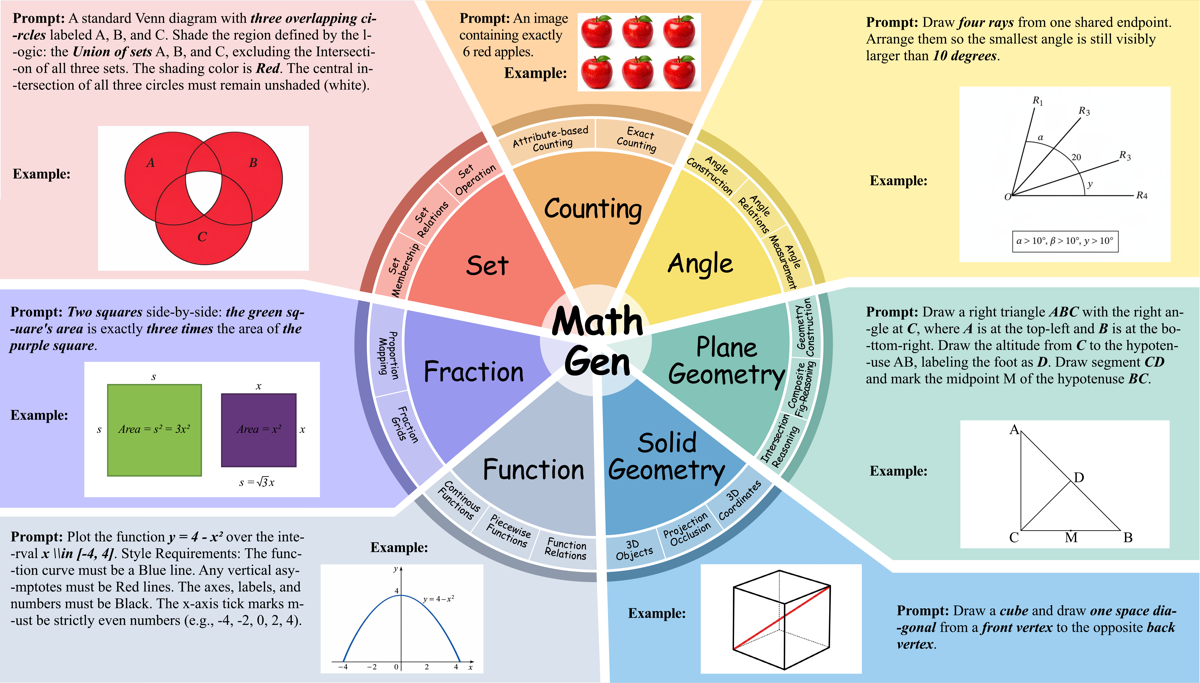
#> input picture assets/7domains.png, 1200 x 683 px
$ python -i function_3.py   (imports and definitions only)
#> lines starting #> are read from the running program, lines starting #| are printed output that depends on the picture; after the words box and inside, x2 and y2 are one past the last pixel; in counts of white or black regions, pixels touching at a corner belong together
### data/evaluate_script/function/function_common.py
"""
Shared constraint checking utilities for MathGen-Bench function evaluators.
Contains common OpenCV-based detection routines used across function_*.py scripts.
"""
import cv2
import numpy as np
import os
import re

# =========================
# Basic color and axis detection
# =========================

# [5 lines left out: function extract_color_mask, not called in this run]


def extract_blue_mask(img_hsv):
    """Extract blue pixels (hue 100-130)."""
    return extract_color_mask(img_hsv, (100, 130))


# [17 lines left out: functions extract_red_mask, detect_axes, not called in this run]


# =========================
# Arrow direction detection (global single-headed-axis constraint)
# =========================

def check_single_headed_arrows(img_gray, x_axis_y, y_axis_x):
    """
    Check that coordinate axes use single-headed arrows (positive direction only).
    Double-headed arrows (arrows at both ends) = FAIL.

    Approach:
    1. Find where the x-axis line actually ends on left and right.
    2. Find where the y-axis line actually ends on top and bottom.
    3. At each endpoint, look at a region CENTERED on the endpoint.
       Count dark pixels in the perpendicular direction to the axis.
    4. An arrowhead will have significantly more dark pixels spreading
       perpendicular to the axis compared to the regular axis line width.
    5. We compare the perpendicular spread at the endpoint versus at a
       reference point safely in the middle of the axis (far from intersection).
    """
    h, w = img_gray.shape[:2]
    _, binary = cv2.threshold(img_gray, 80, 255, cv2.THRESH_BINARY_INV)

    x_ay = int(x_axis_y)
    y_ax = int(y_axis_x)

    # Scale detection window parameters by image size so the algorithm works
    # consistently across different resolutions (e.g. 1024px vs 2816px wide).
    # Use short-side as the reference dimension normalised to 768px baseline.
    _scale = min(h, w) / 768.0
    _half_spread = max(25, int(25 * _scale))
    _along_width = max(15, int(15 * _scale))
    _min_ref_spread = max(30, int(30 * _scale * _scale))   # scales with area
    _min_abs_spread = max(80, int(80 * _scale * _scale))

    # ---- Find actual endpoints of x-axis ----
    # Scan along the x-axis row with a thin strip
    strip_half = max(4, int(4 * _scale))
    x_strip = binary[max(0, x_ay - strip_half):min(h, x_ay + strip_half), :]
    col_has_axis = np.any(x_strip > 0, axis=0)
    axis_cols = np.where(col_has_axis)[0]

    if len(axis_cols) < 20:
        return {"is_single_headed": True, "detail": "x_axis_not_detected"}

    x_left_end = int(axis_cols[0])
    x_right_end = int(axis_cols[-1])

    # ---- Find actual endpoints of y-axis ----
    y_strip = binary[:, max(0, y_ax - strip_half):min(w, y_ax + strip_half)]
    row_has_axis = np.any(y_strip > 0, axis=1)
    axis_rows = np.where(row_has_axis)[0]

    if len(axis_rows) < 20:
        return {"is_single_headed": True, "detail": "y_axis_not_detected"}

    y_top_end = int(axis_rows[0])
    y_bot_end = int(axis_rows[-1])

    # ---- Measure arrowhead presence at each endpoint ----
    # For x-axis endpoints: check dark pixel spread VERTICALLY (perpendicular to x-axis)
    # For y-axis endpoints: check dark pixel spread HORIZONTALLY (perpendicular to y-axis)

    # [28 lines left out: functions _count_perpendicular_spread_x, _count_perpendicular_spread_y, not called in this run]

    # Measure at endpoints
    x_left_spread = _count_perpendicular_spread_x(x_left_end + 5)
    x_right_spread = _count_perpendicular_spread_x(x_right_end - 5)

    y_top_spread = _count_perpendicular_spread_y(y_top_end + 5)
    y_bot_spread = _count_perpendicular_spread_y(y_bot_end - 5)

    # Measure at reference points (25% and 75% along each axis, away from intersection)
    # For x-axis reference, pick a point between left end and y_axis, or between y_axis and right end
    x_ref_col = x_left_end + (y_ax - x_left_end) // 2  # midpoint on left half
    if x_ref_col <= x_left_end + 30:
        x_ref_col = y_ax + (x_right_end - y_ax) // 2  # use right half instead
    x_ref_spread = _count_perpendicular_spread_x(int(x_ref_col))

    y_ref_row = y_top_end + (x_ay - y_top_end) // 2  # midpoint on top half
    if y_ref_row <= y_top_end + 30:
        y_ref_row = x_ay + (y_bot_end - x_ay) // 2
    y_ref_spread = _count_perpendicular_spread_y(int(y_ref_row))

    # Arrowhead detection: endpoint spread should be significantly more than reference
    # An arrowhead typically has 1.5-4x the dark pixels of a plain axis line
    arrow_ratio_threshold = 1.4

    x_left_ratio = x_left_spread / max(1, x_ref_spread)
    x_right_ratio = x_right_spread / max(1, x_ref_spread)
    y_top_ratio = y_top_spread / max(1, y_ref_spread)
    y_bot_ratio = y_bot_spread / max(1, y_ref_spread)

    x_has_left_arrow = x_left_ratio > arrow_ratio_threshold
    x_has_right_arrow = x_right_ratio > arrow_ratio_threshold
    y_has_top_arrow = y_top_ratio > arrow_ratio_threshold
    y_has_bottom_arrow = y_bot_ratio > arrow_ratio_threshold

    # Reliability guard: if reference spread is very low, ratio is unreliable.
    # Also require a minimum absolute spread to declare an arrowhead.
    # Thresholds are scaled to image resolution.
    min_ref_spread = _min_ref_spread
    min_abs_spread = _min_abs_spread

    if x_ref_spread < min_ref_spread or x_left_spread < min_abs_spread:
        x_has_left_arrow = False
    if x_ref_spread < min_ref_spread or x_right_spread < min_abs_spread:
        x_has_right_arrow = False
    if y_ref_spread < min_ref_spread or y_top_spread < min_abs_spread:
        y_has_top_arrow = False
    if y_ref_spread < min_ref_spread or y_bot_spread < min_abs_spread:
        y_has_bottom_arrow = False

    # If x-axis doesn't extend much past the y-axis to the left,
    # skip left arrow check (e.g. domain [0,8] has no negative x-axis).
    x_left_extent = y_ax - x_left_end
    if x_left_extent < 40:  # axis barely extends left of origin
        x_has_left_arrow = False

    # Similarly if y-axis doesn't extend much below x-axis
    y_bot_extent = y_bot_end - x_ay
    if y_bot_extent < 40:
        y_has_bottom_arrow = False

    # Single-headed: negative ends (left, bottom) should NOT have arrowheads
    x_axis_ok = not x_has_left_arrow
    y_axis_ok = not y_has_bottom_arrow

    is_single_headed = x_axis_ok and y_axis_ok

    return {
        "is_single_headed": bool(is_single_headed),
        "x_left_spread": x_left_spread,
        "x_right_spread": x_right_spread,
        "x_ref_spread": x_ref_spread,
        "y_top_spread": y_top_spread,
        "y_bot_spread": y_bot_spread,
        "y_ref_spread": y_ref_spread,
        "x_left_ratio": round(x_left_ratio, 2),
        "x_right_ratio": round(x_right_ratio, 2),
        "y_top_ratio": round(y_top_ratio, 2),
        "y_bot_ratio": round(y_bot_ratio, 2),
        "x_has_left_arrow": bool(x_has_left_arrow),
        "y_has_bottom_arrow": bool(y_has_bottom_arrow),
    }


# =========================
# Tick spacing estimation
# =========================

# [640 lines left out: functions estimate_tick_spacing, check_vertical_line_test, _find_axis_endpoints, ocr_axis_labels, _ocr_tick_labels, _ocr_origin_label and 5 more, not called in this run]

### data/evaluate_script/function/function_3.py
#!/usr/bin/env python3
from __future__ import annotations
import argparse
import contextlib
import io
import json
import math
import os
import re
import sys
from collections import defaultdict
from pathlib import Path
from typing import Any, Dict, Iterable, List, Optional, Sequence, Tuple
import cv2
import numpy as np
try:
    import pytesseract
except Exception:
    pytesseract = None
sys.path.insert(0, str(Path(__file__).resolve().parent))
sys.path.insert(0, str(Path(__file__).resolve().parents[1]))
from evaluator_utils import print_report
import function_common
from function_common import *
# [1 line not run here, left out]
PROMPT_ID = 3
sys.path.insert(0, os.path.dirname(__file__))
DEBUG = False
DEBUG_DIR = 'debug_id6'
BLUE_H_LO, BLUE_H_HI = (100, 130)
OCR_CONF_THRESH = 15.0

def ensure_debug(img, name):
    if DEBUG:
        os.makedirs(DEBUG_DIR, exist_ok=True)
        cv2.imwrite(os.path.join(DEBUG_DIR, name), img)

def extract_color_mask(img_hsv, h_range):
    lower = np.array([h_range[0], 50, 50])
    upper = np.array([h_range[1], 255, 255])
    return cv2.inRange(img_hsv, lower, upper)

def extract_red_mask(img_hsv):
    """Red wraps around the HSV hue range, so combine both red intervals."""
    mask_lo = extract_color_mask(img_hsv, (0, 10))
    mask_hi = extract_color_mask(img_hsv, (170, 180))
    return cv2.bitwise_or(mask_lo, mask_hi)

def count_axis_tick_positions(img_gray, x_axis_y, y_axis_x, axis='x'):
    """Count visible black tick marks, ignoring the origin and arrow endpoints."""
    h, w = img_gray.shape[:2]
    _, binary = cv2.threshold(img_gray, 80, 255, cv2.THRESH_BINARY_INV)
    x_ay = int(round(x_axis_y))
    y_ax = int(round(y_axis_x))
    if axis == 'x':
        strip = binary[max(0, x_ay - 15):min(h, x_ay + 15), :]
        sums = np.sum(strip > 0, axis=0)
        idx = np.where(sums > np.median(sums) + 3)[0]
        if len(idx) == 0:
            return 0
        groups = np.split(idx, np.where(np.diff(idx) > 8)[0] + 1)
        positions = [int(np.mean(g)) for g in groups if len(g) > 0]
        positions = [p for p in positions if abs(p - y_ax) > 18 and 40 < p < w - 40]
    else:
        strip = binary[:, max(0, y_ax - 15):min(w, y_ax + 15)]
        sums = np.sum(strip > 0, axis=1)
        idx = np.where(sums > np.median(sums) + 3)[0]
        if len(idx) == 0:
            return 0
        groups = np.split(idx, np.where(np.diff(idx) > 8)[0] + 1)
        positions = [int(np.mean(g)) for g in groups if len(g) > 0]
        positions = [p for p in positions if abs(p - x_ay) > 18 and 40 < p < h - 40]
    return len(positions)

def detect_axes(img_gray):
    _, binary = cv2.threshold(img_gray, 50, 255, cv2.THRESH_BINARY_INV)
    horizontal_kernel = cv2.getStructuringElement(cv2.MORPH_RECT, (50, 1))
    vertical_kernel = cv2.getStructuringElement(cv2.MORPH_RECT, (1, 50))
    h_lines = cv2.morphologyEx(binary, cv2.MORPH_OPEN, horizontal_kernel)
    v_lines = cv2.morphologyEx(binary, cv2.MORPH_OPEN, vertical_kernel)
    x_axis_y = np.argmax(np.sum(h_lines, axis=1))
    y_axis_x = np.argmax(np.sum(v_lines, axis=0))
    return (float(x_axis_y), float(y_axis_x))

def evaluate(image_path: str):
#> called with image_path = '../../../assets/7domains.png'
    img_bgr = cv2.imread(image_path)
#> img_bgr is the input picture: shape (683, 1200, 3); mean B, G, R 202.5, 206.5, 210.4
    if img_bgr is None:
        return {'passed': False, 'reason': 'Image not found'}
    h, w = img_bgr.shape[:2]
    img_hsv = cv2.cvtColor(img_bgr, cv2.COLOR_BGR2HSV)
    img_gray = cv2.cvtColor(img_bgr, cv2.COLOR_BGR2GRAY)
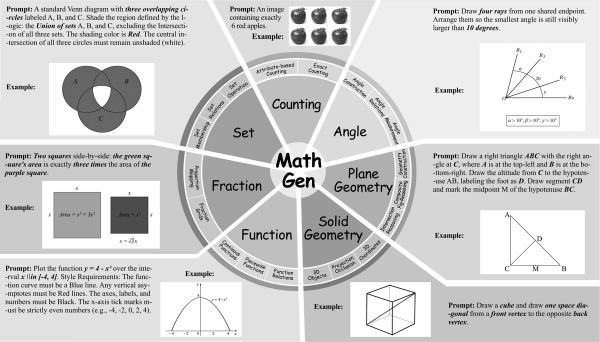
#> img_gray: shape (683, 1200) (shown at 1/2 size); min 0, max 255, mean 207.2
    x_ay, y_ax = detect_axes(img_gray)
#> in detect_axes, `v_lines = cv2.morphologyEx(binary, cv2.MORPH_OPEN, vertical_kernel)`:
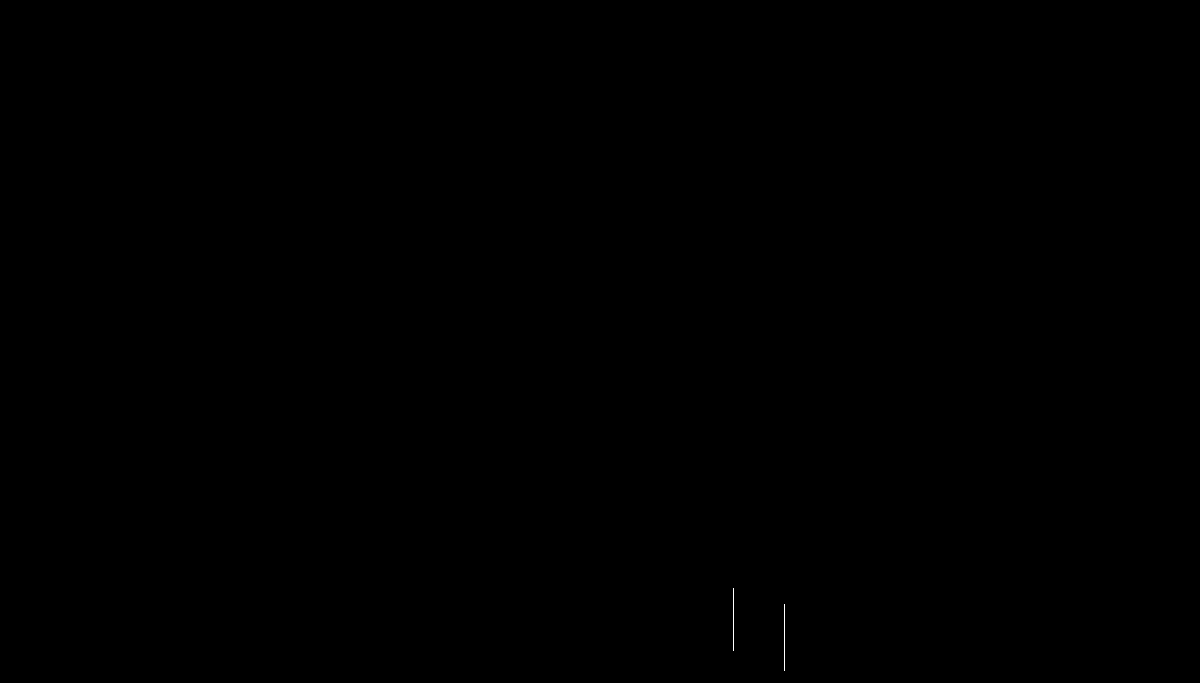
#> v_lines: shape (683, 1200); 0.02% white in thin lines or dots, all inside (x1, y1, x2, y2) = (733, 588, 785, 671)
#> in detect_axes, `x_axis_y = np.argmax(np.sum(h_lines, axis=1))`: x_axis_y = 0
#> in detect_axes, `y_axis_x = np.argmax(np.sum(v_lines, axis=0))`: y_axis_x = 784
#> x_ay = 0; y_ax = 784
    pixel_aspect = h / w if w > 0 else 1.0
    blue_mask = extract_color_mask(img_hsv, (BLUE_H_LO, BLUE_H_HI))
    ensure_debug(blue_mask, 'blue_mask.png')
    red_mask = extract_red_mask(img_hsv)
    red_pixel_count = np.sum(red_mask > 0)
#> red_pixel_count = 40821
    blue_pixels = np.column_stack(np.where(blue_mask > 0))
#> blue_pixels = 142681 pairs, first value 290 to 682, second value 0 to 1198
    criteria = {}
    arrow_info = check_single_headed_arrows(img_gray, x_ay, y_ax)
#> in check_single_headed_arrows, `_, binary = cv2.threshold(img_gray, 80, 255, cv2.THRESH_BINARY_INV)`:
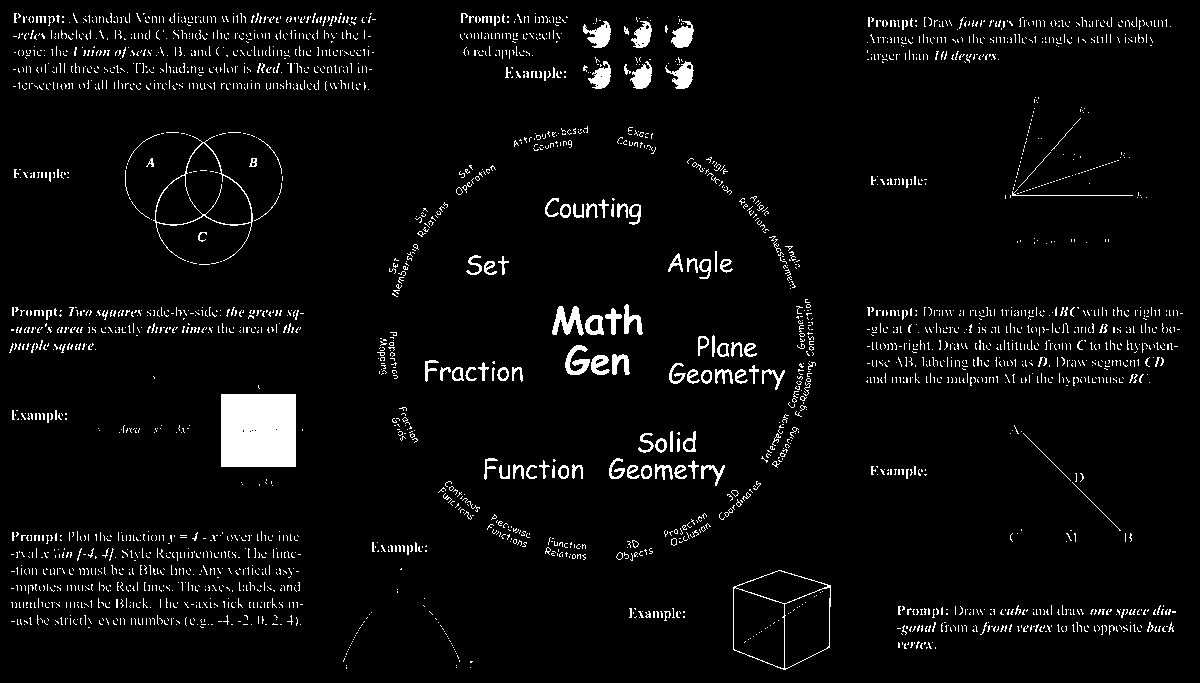
#> binary: shape (683, 1200); 4.2% white; 2910 white regions (2770 under 20 px), largest, box (x1, y1, x2, y2) and area: (221, 394, 296, 467) 5469, (153, 136, 253, 261) 605, (733, 570, 831, 670) 544
#> in check_single_headed_arrows, `x_ay = int(x_axis_y)`: x_ay = 0
#> in check_single_headed_arrows, `y_ax = int(y_axis_x)`: y_ax = 784
#> in check_single_headed_arrows, `axis_cols = np.where(col_has_axis)[0]`: axis_cols = empty array
#> arrow_info = {'is_single_headed': True, 'detail': 'x_axis_not_detected'}
    criteria['single_headed_arrows'] = arrow_info['is_single_headed']
    criteria['blue_curve_exists'] = len(blue_pixels) > 100
    criteria['no_red_hallucination'] = red_pixel_count < 50
    if len(blue_pixels) > 50:
        rel_x = blue_pixels[:, 1] - y_ax
        rel_y = x_ay - blue_pixels[:, 0]
        coeffs = np.polyfit(rel_x, rel_y, 1)
#> coeffs = [-0.28, -547.6]
        slope, intercept = (coeffs[0], coeffs[1])
#> slope = -0.28; intercept = -547.6
        y_pred = np.polyval(coeffs, rel_x)
        ss_res = np.sum((rel_y - y_pred) ** 2)
#> ss_res = 728389886.5
        ss_tot = np.sum((rel_y - np.mean(rel_y)) ** 2)
#> ss_tot = 2.08e+09
        r_squared = 1.0 - ss_res / ss_tot if ss_tot > 0 else 0.0
#> r_squared = 0.649
        pixel_aspect = h / w if w > 0 else 1.0
        slope_ratio = slope / max(pixel_aspect, 1e-06)
#> slope_ratio = -0.492
        criteria['positive_slope'] = slope > 0
        criteria['unit_slope_scale'] = 0.97 <= slope_ratio <= 1.03
        criteria['is_linear'] = r_squared > 0.95
        intercept_ratio = abs(intercept) / h if h > 0 else 999
#> intercept_ratio = 0.802
        criteria['passes_origin'] = intercept_ratio < 0.08
        left_count = np.sum(rel_x < 0)
#> left_count = 102077
        right_count = np.sum(rel_x > 0)
#> right_count = 40524
        total = left_count + right_count
#> total = 142601
        if total > 0:
            balance = min(left_count, right_count) / max(left_count, right_count)
#> balance = 0.397
            criteria['symmetric_distribution'] = balance > 0.3
        else:
            criteria['symmetric_distribution'] = False
    else:
        criteria['positive_slope'] = False
        criteria['unit_slope_scale'] = False
        criteria['is_linear'] = False
        criteria['passes_origin'] = False
        criteria['symmetric_distribution'] = False
        slope_ratio = None
    x_tick_count = count_axis_tick_positions(img_gray, x_ay, y_ax, axis='x')
#> in count_axis_tick_positions, `sums = np.sum(strip > 0, axis=0)`: sums = 1200 values, max 2 at index 14, min 0 at index 0, mean 0.0467
#> in count_axis_tick_positions, `idx = np.where(sums > np.median(sums) + 3)[0]`: idx = empty array
#> x_tick_count = 0
    y_tick_count = count_axis_tick_positions(img_gray, x_ay, y_ax, axis='y')
#> call 2 of count_axis_tick_positions, with x_axis_y = 0, y_axis_x = 784, axis = 'y'
#> in count_axis_tick_positions (call 2), `strip = binary[:, max(0, y_ax - 15):min(w, y_ax + 15)]`:
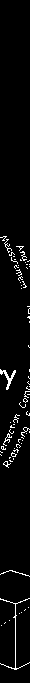
#> strip: shape (683, 30); 3.5% white in thin lines or dots, all inside (x1, y1, x2, y2) = (0, 236, 30, 670)
#> in count_axis_tick_positions (call 2), `sums = np.sum(strip > 0, axis=1)`: sums = 683 values, max 10 at index 246, min 0 at index 0, mean 1.06
#> in count_axis_tick_positions (call 2), `idx = np.where(sums > np.median(sums) + 3)[0]`: idx = 82 values from 236 to 668
#> in count_axis_tick_positions (call 2), `groups = np.split(idx, np.where(np.diff(idx) > 8)[0] + 1)`: groups = 7 items
#> in count_axis_tick_positions (call 2), `positions = [int(np.mean(g)) for g in groups if len(g) > 0]`: positions = [251, 381, 414, 443, 572, 601, 665]
#> in count_axis_tick_positions (call 2), `positions = [p for p in positions if abs(p - x_ay) > 18 and 40 < p < h..`: positions = [251, 381, 414, 443, 572, 601]
#> y_tick_count = 6
    criteria['reasonable_tick_density'] = x_tick_count <= 12 and y_tick_count <= 12
    if len(blue_pixels) > 0:
        x_min = np.min(blue_pixels[:, 1])
#> x_min = 0
        x_max = np.max(blue_pixels[:, 1])
#> x_max = 1198
        coverage = (x_max - x_min) / w if w > 0 else 0
#> coverage = 0.998
        criteria['domain_coverage'] = coverage > 0.6
    else:
        criteria['domain_coverage'] = False
    criteria = {k: bool(v) for k, v in criteria.items()}
#> criteria = 10 items
    passed = all(criteria.values())
#> passed = False
    return {'id': 6, 'passed': passed, 'criteria': criteria, 'meta': {'x_axis_y': x_ay, 'y_axis_x': y_ax, 'red_pixels': int(red_pixel_count), 'pixel_aspect': float(pixel_aspect), 'slope': float(slope) if len(blue_pixels) > 50 else None, 'slope_ratio': float(slope_ratio) if slope_ratio is not None else None, 'intercept': float(intercept) if len(blue_pixels) > 50 else None, 'r_squared': float(r_squared) if len(blue_pixels) > 50 else None, 'x_tick_count': x_tick_count, 'y_tick_count': y_tick_count, 'arrow_info': arrow_info}}

# [5 lines left out: function main, not called in this run]
# [2 lines not run here, left out]

>>> result = evaluate('../../../assets/7domains.png')
#> result = 4 items
